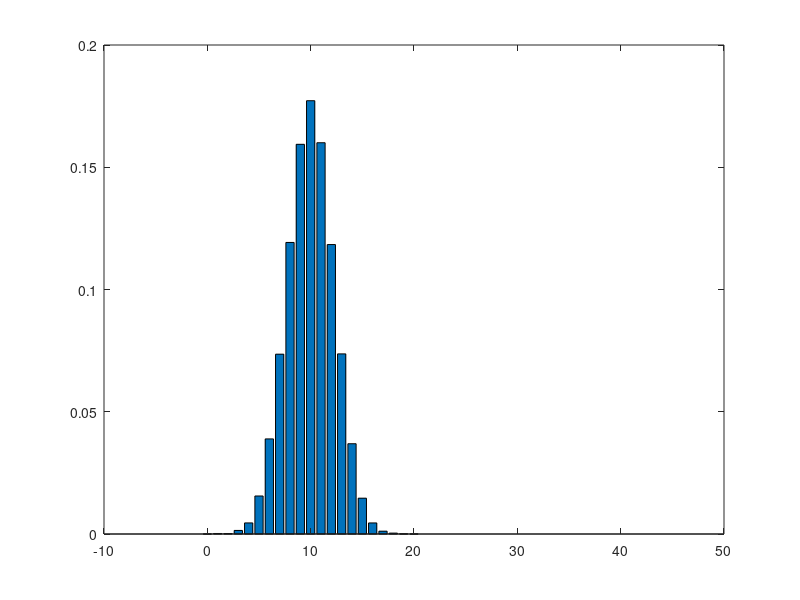

This chart was generated by the following MATLAB code:
A = 20;
k = 1;
T = 10000;

s = 1;
b = 1;
a = 1;

N = A;

W_N = b + k * (A + N);

dt = 0;
t = 0;

p = zeros(1, 50);

t_N = zeros(1, 50);

while t < T;
    r1 = rand();
    dt = -log(1 - r1) / W_N;

    t = t + dt;

    t_N(N+1) = t_N(N+1) + dt;

    rho = rand();

    if rho * W_N - k * N < 0
        N = N - 1;
        W_N = W_N - k;
        % disp('first');
    end

    if s == 0
        s = 1;
        W_N = W_N + k * A + b - a;
        % disp('second');
    else
        if rho * W_N - k * A < 0
            N = N + 1;
            W_N = W_N + k;
            % disp('third');
        else
            s = 0;
            W_N = W_N - k * A + a - b;
            % disp('fourth');
        end
    end
    disp(W_N);
    disp(t);
end

p = t_N / t;

bar(0:49, p);
